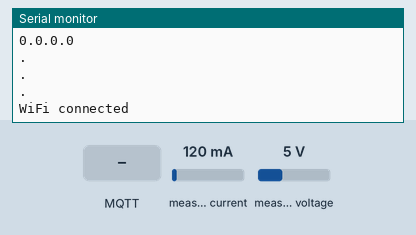
This sketch was run on a simulated ESP8266 (NodeMCU). Shown: the last lines printed to the serial monitor. Wiring (inferred from the names in the program): INA219 current sensor at I2C address 0x40. Inputs (shaded band) come from the test bench; at power-on: measured current 120 mA, measured voltage 5 V. WiFi joins after 1.5 s; servers stay silent unless stated; no MQTT or app messages arrive unless stated.

Above: at 4.2 s.
4.3 s: MQTT message "1" arrives on the first subscribed topic
7.4 s: MQTT message "on" arrives on the first subscribed topic
11.5 s: MQTT message "off" arrives on the first subscribed topic
16.5 s: measured current set to 40 mA
At 17.1 s:
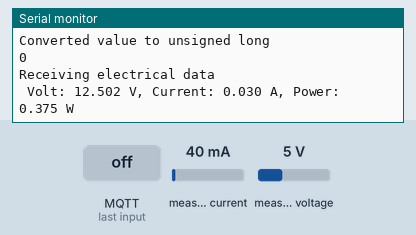
19.6 s: measured voltage set to 0.3 V
At 21.2 s:
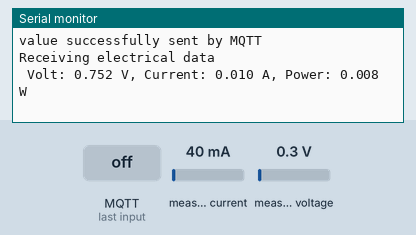
22.7 s: measured current set to 500 mA
At 26.4 s:
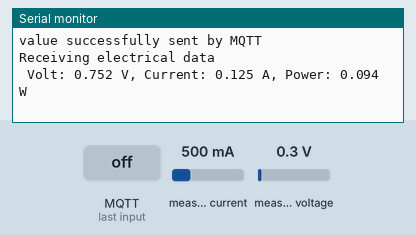
Timing chart, 0 to 26.8 s (numbered marks = the images above; inputs shaded):
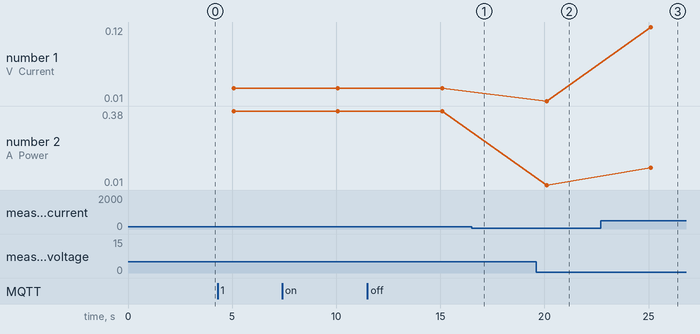

Measured:
- after the input at 19.6 s, the serial monitor: prints a new line after 0.51 s (image 2)
- after the input at 22.7 s, the serial monitor: prints a new line after 2.4 s (image 3)
- plotted number 1: 0.01 → 0.12 after the input at 22.7 s
- plotted number 2: 0.38 → 0.01 after the input at 19.6 s, 0.01 → 0.09 after the input at 22.7 s

The sketch:

OpenMQTTCharger.ino
```cpp
// (licence header left out)
//
// Pinout
// INA226 - Uno - Mega - NODEMCU
// SCL    - A5  - 21 - D1
// SDA    - A4  - 20 - D2
//

#include <Wire.h>
#include "User_config.h"
#include <PubSubClient.h>
#include <ESP8266WiFi.h>

//adding this to bypass the problem of the arduino builder issue 50
void callback(char*topic, byte* payload,unsigned int length);

WiFiClient eClient;

// client parameters
PubSubClient client(mqtt_server, mqtt_port, callback, eClient);

//MQTT last attemps reconnection date
int lastReconnectAttempt = 0;

boolean reconnect() {
  // Loop until we're reconnected
  while (!client.connected()) {
    trc(F("Attempting MQTT connection...")); //F function enable to decrease sram usage
    #ifdef mqtt_user
      if (client.connect(Gateway_Name, mqtt_user, mqtt_password, will_Topic, will_QoS, will_Retain, will_Message)) { // if an mqtt user is defined we connect to the broker with authentication
      trc(F("connected with authentication"));
    #else
      if (client.connect(Gateway_Name, will_Topic, will_QoS, will_Retain, will_Message)) {
      trc(F("connected without authentication"));
    #endif
    // Once connected, publish an announcement...
      client.publish(will_Topic,Gateway_AnnouncementMsg);
      //Subscribing to topic
      if (client.subscribe(subjectMQTTtoX)) {
        trc(F("subscription OK to"));
        trc(subjectMQTTtoX);
      }
      } else {
      trc(F("failed, rc="));
      trc(String(client.state()));
      trc(F(" try again in 5 seconds"));
      // Wait x milli seconds before retrying
      delay(cycle_time);
    }
  }
  return client.connected();
}

// Callback function, when the gateway receive an MQTT value on the topics subscribed this function is called
void callback(char* topic, byte* payload, unsigned int length) {
  // In order to republish this payload, a copy must be made
  // as the orignal payload buffer will be overwritten whilst
  // constructing the PUBLISH packet.
  trc(F("Hey I got a callback "));
  // Allocate the correct amount of memory for the payload copy
  byte* p = (byte*)malloc(length + 1);
  // Copy the payload to the new buffer
  memcpy(p,payload,length);
  // Conversion to a printable string
  p[length] = '\0';
  //launch the function to treat received data
  receivingMQTT(topic,(char *) p);
  // Free the memory
  free(p);
}

float rShunt=0.1; // Shunt Widerstand festlegen, hier 0.1 Ohm
const int INA226_ADDR = 0x40; // A0 und A1 auf GND > Adresse 40 Hex auf Seite 18 im Datenblatt

void setup() {
  Wire.begin();
  //Launch serial for debugging purposes
  Serial.begin(115200);

  //Begining wifi connection in case of ESP8266
  setup_wifi();

  delay(1500);

  lastReconnectAttempt = 0;

  // Configuration Register Standard Einstellung 0x4127, hier aber 16 Werte Mitteln > 0x4427
  writeRegister(0x00, 0x4427); // 1.1ms Volt und Strom A/D-Wandlung, Shunt und VBus continous
}

void setup_wifi() {
  delay(10);
  // We start by connecting to a WiFi network
  trc(F("Connecting to "));
  trc(wifi_ssid);
  IPAddress ip_adress(ip);
  IPAddress gateway_adress(gateway);
  IPAddress subnet_adress(subnet);
  IPAddress dns_adress(Dns);
  WiFi.begin(wifi_ssid, wifi_password);
  WiFi.config(ip_adress,gateway_adress,subnet_adress); //Uncomment this line if you want to use advanced network config
  trc("OpenMQTTGateway ip adress: ");
  Serial.println(WiFi.localIP());

  while (WiFi.status() != WL_CONNECTED) {
    delay(500);
    trc(F("."));
  }
  trc(F("WiFi connected"));
}

void loop(){

 //MQTT client connexion management
  if (!client.connected()) { // not connected
    long now = millis();
    if (now - lastReconnectAttempt > 5000) {
      lastReconnectAttempt = now;
      trc(F("client mqtt not connected, trying to connect"));
      // Attempt to reconnect
      if (reconnect()) {
        lastReconnectAttempt = 0;
      }
    }
  } else { //connected
    // MQTT loop
    client.loop();
    // Receive loop, if data received by RF433 or IR send it by MQTT
      boolean result = sendValuebyMQTT();
      if(result)
        trc(F("value successfully sent by MQTT"));
    }
}


static void writeRegister(byte reg, word value) {
  Wire.beginTransmission(INA226_ADDR);
  Wire.write(reg);
  Wire.write((value >> 8) & 0xFF);
  Wire.write(value & 0xFF);
  Wire.endTransmission();
}

static word readRegister(byte reg) {
  word res = 0x0000;
  Wire.beginTransmission(INA226_ADDR);
  Wire.write(reg);
  if (Wire.endTransmission() == 0) {
    if (Wire.requestFrom(INA226_ADDR, 2) >= 2) {
      res  = Wire.read() * 256;
      res += Wire.read();
    }
  }
  return res;
}


boolean sendValuebyMQTT(){
// Topic on which we will send data
trc(F("Receiving electrical data"));
  // Bus Spannung, read-only, 16Bit, 0...40.96V max., LSB 1.25mV
  Serial.print(" Volt: ");
  float volt = readRegister(0x02) * 0.00125;
  Serial.print(volt,3);
  Serial.print(" V, Current: ");
  // Seite 24: Shunt Spannung +- 81,92mV mit 16 Bit, LSB 2,5uV
  int shuntvolt = readRegister(0x01);
  if (shuntvolt && 0x8000) {// eine negative Zahl? Dann 2er Komplement bilden
    shuntvolt = ~shuntvolt; // alle Bits invertieren
    shuntvolt += 1;         // 1 dazuzählen
    shuntvolt *= -1 ;       // negativ machen
  }
  float current = shuntvolt * 0.0000025 / rShunt; // * LSB / R
  Serial.print(current,3);
  Serial.print(" A, Power: ");
  float power=abs(volt*current);
  Serial.print(power,3);
  Serial.print(" W");
  Serial.println();

  char volt_c[7];
  char current_c[7];
  char power_c[7];
  dtostrf(volt,6,3,volt_c);
  dtostrf(current,6,3,current_c);
  dtostrf(power,6,3,power_c);

  client.publish(subjectVolttoMQTT,volt_c);
  client.publish(subjectCurrenttoMQTT,current_c);
  client.publish(subjectPowertoMQTT,power_c);

delay(5000);
return true;
}

void receivingMQTT(char * topicOri, char * datacallback) {

  String topic = topicOri;

  trc(F("Receiving data by MQTT"));
  trc(topic);
  trc(F("Callback value"));
  trc(String(datacallback));
  unsigned long data = strtoul(datacallback, NULL, 10); // we will not be able to pass values > 4294967295
  trc(F("Converted value to unsigned long"));
  trc(String(data));
}

//trace
void trc(String msg){
  if (TRACE) {
  Serial.println(msg);
  }
}
```

User_config.h
```cpp
// (licence header left out)
/*----------------------------USER PARAMETERS-----------------------------*/
/*-------------DEFINE YOUR MQTT & NETWORK PARAMETERS BELOW----------------*/
//MQTT Parameters definition
#define mqtt_server "192.168.1.17"
#define mqtt_user "your_username" // not compulsory only if your broker needs authentication
#define mqtt_password "your_password" // not compulsory only if your broker needs authentication
#define mqtt_port 1883

// time between voltage and current measurement in ms
#define cycle_time 5000

// Update these with values suitable for your network.
#ifdef ESP8266 // for nodemcu, weemos and esp8266
  #define wifi_ssid "wifi ssid"
  #define wifi_password "wifi password"
#else // for arduino + W5100
  const byte mac[] = {  0xDE, 0xED, 0xBA, 0xFE, 0x54, 0x95 }; //W5100 ethernet shield mac adress
#endif

//Addons management, comment the line if you don't use
//#define ZaddonDHT true

/*----------------------------OTHER PARAMETERS-----------------------------*/
/*-------------------CHANGING THEM IS NOT COMPULSORY-----------------------*/
//MQTT Parameters definition
#define Gateway_Name "OpenMQTTCharger"
#define will_Topic "home/OpenMQTTCharger/LWT"
#define will_QoS 0
#define will_Retain true
#define will_Message "Offline"
#define Gateway_AnnouncementMsg "Online"

const byte ip[] = { 192, 168, 1, 99 }; //ip adress
// Advanced network config (optional) if you want to use these parameters uncomment line 158, 172 and comment line 171  of OpenMQTTGateway.ino
const byte gateway[] = { 192, 168, 1, 1 }; //ip adress
const byte Dns[] = { 192, 168, 1, 1 }; //ip adress
const byte subnet[] = { 255, 255, 255, 0 }; //ip adress

//MQTT definitions
// global MQTT subject listened by the gateway to execute commands (send RF, IR or others)
#define subjectMQTTtoX "home/commands/OpenMQTTCharger/#"

//433Mhz MQTT Subjects and keys
#define subjectVolttoMQTT "home/OpenMQTTCharger/Volt"
#define subjectCurrenttoMQTT "home/OpenMQTTCharger/Current"
#define subjectPowertoMQTT "home/OpenMQTTCharger/Power"

//Do we want to see trace for debugging purposes
#define TRACE 1  // 0= trace off 1 = trace on
```
